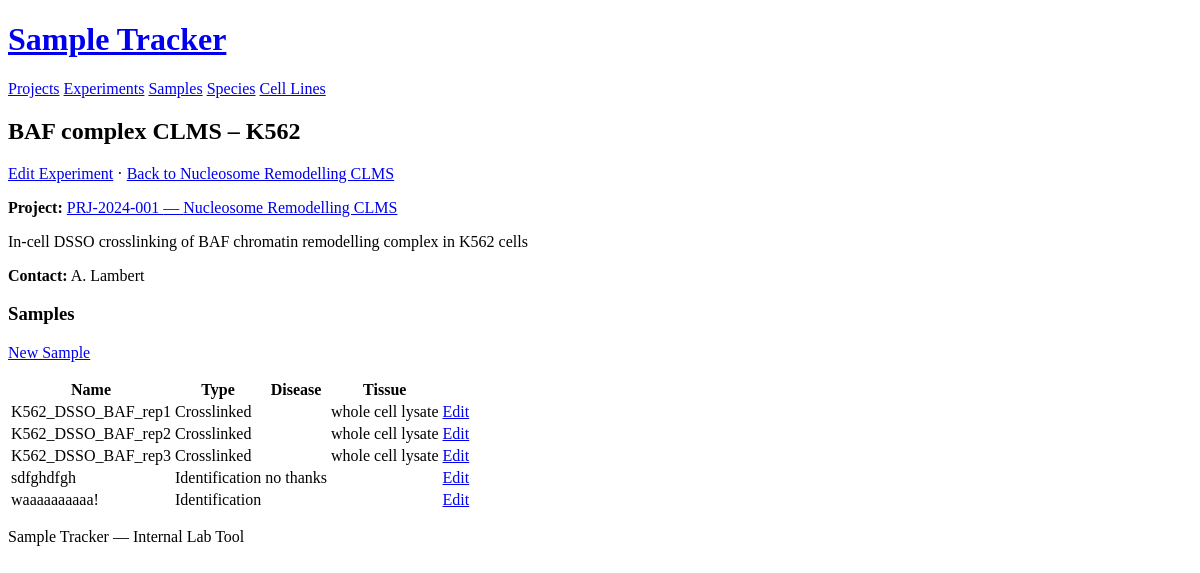
Screenshot of /experiments/4 with the database file from the repository.
### models.py (models this page shows)
class Experiment(db.Model):
    __tablename__ = "experiment"
    id = db.Column(db.Integer, primary_key=True, autoincrement=True)
    project_id = db.Column(db.Integer, db.ForeignKey("project.id"), nullable=False)
    name = db.Column(db.Text, nullable=False)
    description = db.Column(db.Text)
    contact_person = db.Column(db.Text)
    project = db.relationship("Project", back_populates="experiments")
    samples = db.relationship("Sample", back_populates="experiment")

class Project(db.Model):
    __tablename__ = "project"
    id = db.Column(db.Integer, primary_key=True, autoincrement=True)
    code = db.Column(db.Text, nullable=False)
    name = db.Column(db.Text, nullable=False)
    description = db.Column(db.Text)
    contact_person = db.Column(db.Text)
    active = db.Column(db.Boolean, nullable=False, default=True)
    experiments = db.relationship("Experiment", back_populates="project")

class Sample(db.Model):
    __tablename__ = "sample"
    id = db.Column(db.Integer, primary_key=True, autoincrement=True)
    experiment_id = db.Column(
        db.Integer, db.ForeignKey("experiment.id"), nullable=False
    )
    name = db.Column(db.Text, nullable=False)
    comment = db.Column(db.Text)
    file_name_root = db.Column(db.Text)
    disease = db.Column(db.Text)
    phenotype = db.Column(db.Text)
    isotope_labeling_channel = db.Column(db.Text)
    chemical_labelling = db.Column(db.Text)
    tissue = db.Column(db.Text)
    organism_age = db.Column(db.Float)
    organism_age_unit = db.Column(db.Text)
    organism_sex = db.Column(db.Text)
    enrichment_process = db.Column(db.Text)
    replicate = db.Column(db.Text)
    synthetic_peptide = db.Column(db.Text)
    digestion = db.Column(db.Text)
    protein_isolation_or_fractionation = db.Column(db.Text)
    crosslinked_sample = db.Column(db.Integer, nullable=False, default=0)
    quantitation = db.Column(db.Integer, default=0)
    quantitation_scheme = db.Column(db.Text)
    quantitation_method = db.Column(db.Text)
    crosslinker = db.Column(db.Text)
    crosslinking_type = db.Column(db.Text)
    protein_or_cell_concentration = db.Column(db.Float)
    protein_or_cell_concentration_unit = db.Column(db.Text)
    crosslinker_or_compound_concentration = db.Column(db.Float)
    crosslinker_or_compound_concentration_unit = db.Column(db.Text)
    organic_solvent_concentration = db.Column(db.Float)
    organic_solvent_concentration_unit = db.Column(db.Text)
    reaction_temperature_in_celsius = db.Column(db.Float)
    reaction_time_in_minutes = db.Column(db.Float)
    quenching_reagent = db.Column(db.Text)
    uv_source = db.Column(db.Text)
    uv_time_in_seconds = db.Column(db.Float)
    uv_wavelength_in_nanometers = db.Column(db.Float)
    peptide_level_fraction = db.Column(db.Text)
    __mapper_args__ = {
        "polymorphic_on": crosslinked_sample,
        "polymorphic_identity": -1,
    }
    experiment = db.relationship("Experiment", back_populates="samples")
    species_list = db.relationship(
        "Species", secondary=sample_species, backref="samples"
    )
    cell_lines = db.relationship(
        "CellLine", secondary=sample_cell_line, backref="samples"
    )

### app.py (the view)
@app.route("/experiments/<int:id>")
def experiment_detail(id):
    experiment = db.get_or_404(Experiment, id)
    samples = Sample.query.filter_by(experiment_id=id).order_by(Sample.name).all()
    return render_template(
        "experiment/detail.html", experiment=experiment, samples=samples
    )

### templates/experiment/detail.html (shortened to what this page needs)
{% extends "base.html" %}
{% block content %}
<h2>{{ experiment.name }}</h2>
<p>
  <a href="{{ url_for('experiment_edit', id=experiment.id) }}">Edit Experiment</a>
  &middot;
  <a href="{{ url_for('project_detail', id=experiment.project.id) }}">Back to {{ experiment.project.name }}</a>
</p>
<p><strong>Project:</strong> <a href="{{ url_for('project_detail', id=experiment.project.id) }}">{{ experiment.project.code }} — {{ experiment.project.name }}</a></p>
{% if experiment.description %}
<p>{{ experiment.description }}</p>
{% endif %}
{% if experiment.contact_person %}
<p><strong>Contact:</strong> {{ experiment.contact_person }}</p>
{% endif %}
<h3>Samples</h3>
<p><a href="{{ url_for('sample_create', experiment_id=experiment.id) }}">New Sample</a></p>
<table>
  <thead>
    <tr>
      <th>Name</th>
      <th>Type</th>
      <th>Disease</th>
      <th>Tissue</th>
      <th></th>
    </tr>
  </thead>
  <tbody>
    {% for sample in samples %}
    <tr>
      <td>{{ sample.name }}</td>
      <td>{{ 'Crosslinked' if sample.crosslinked_sample else 'Identification' }}</td>
      <td>{{ sample.disease or '' }}</td>
      <td>{{ sample.tissue or '' }}</td>
      <td><a href="{{ url_for('sample_edit', id=sample.id) }}">Edit</a></td>
    </tr>
    {% else %}
    <tr><td colspan="5">No samples yet.</td></tr>
    {% endfor %}
  </tbody>
</table>
{% endblock %}

### rows the page displays
Experiment: name "BAF complex CLMS – K562", description "In-cell DSSO crosslinking of BAF chromatin remodelling complex in K562 cells", contact_person "A. Lambert"
Project: project.name "Nucleosome Remodelling CLMS", project.code "PRJ-2024-001"
Sample: name "K562_DSSO_BAF_rep1", crosslinked_sample "Crosslinked", tissue "whole cell lysate"
Sample: name "K562_DSSO_BAF_rep2", crosslinked_sample "Crosslinked", tissue "whole cell lysate"
Sample: name "K562_DSSO_BAF_rep3", crosslinked_sample "Crosslinked", tissue "whole cell lysate"
Sample: name "sdfghdfgh", crosslinked_sample "Identification", disease "no thanks"
Sample: name "waaaaaaaaaa!", crosslinked_sample "Identification"
